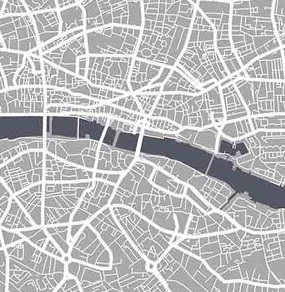
#> input picture new london final.jpg, 285 x 292 px, found by its file name
$ python 'Prediction VALT.py'
#> lines starting #> are read from the running program, lines starting #| are printed output that depends on the picture; after the words box and inside, x2 and y2 are one past the last pixel; in counts of white or black regions, pixels touching at a corner belong together
### Config.py
from PIL import Image
global Water_prob
global Wood_House_Prob
global Road_Prob

global Water_RGB
global Road_RGB
global House_RGB

global FirePlace_Map

Fighter= [(127,140,10),(130,165,10),(104,145,10), (108,160,10)]
row = 300
col = 300

Water_RGB = [0,100]
House_RGB = [100,210]

Water_prob = 0
Wood_House_Prob = 0.9
Road_Prob = 1

FirePlace_Map = Image.open('/Users/weiliang/ST/new london final.jpg')
#> FirePlace_Map is the input picture: PIL image 285x292 RGB; mean R, G, B 187.8, 187.8, 188.8
wind_condition = ['w','n','e','s']
w='n'

### Prediction VALT.py
import matplotlib.pyplot as plt
import numpy as np
from utils import decorate, savefig
import seaborn as sns
from matplotlib.colors import LinearSegmentedColormap
from Config import *

from scipy.signal import correlate2d
#use Cell2D class from Cell2D.py and also draw_array function
from Cell2D import Cell2D, draw_array

from time import sleep
from IPython.display import clear_output

from utils import underride

import numpy as np
import matplotlib.pyplot as plt

import matplotlib as mpl

from PIL import Image
import numpy as np


im = FirePlace_Map
img_gray = im.convert('L')
pix_val = img_gray.load()
print(np.shape(img_gray))
#| (292, 285)
row = np.shape(img_gray)[0]
#> row = 292
col = np.shape(img_gray)[1]
#> col = 285
mat_im = np.zeros([col,row])
prob_im = np.zeros([col,row])

for i in range(col):
    for j in range(row):
        mat_im[i,j] = pix_val[i,j]
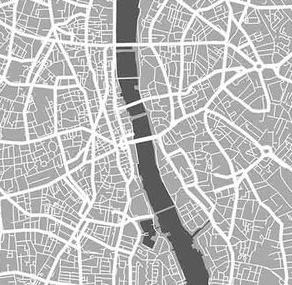
#> mat_im: shape (285, 292) float64; min 49, max 255, mean 187.9
print(row,col)
#| 292 285
for i in range(col):
    for j in range(row):
        if mat_im[i,j] <= Water_RGB[1] and mat_im[i,j] >= Water_RGB[0]:
            prob_im[i,j] = Water_prob # waterbodies
        elif mat_im[i,j] <= House_RGB[1] and mat_im[i,j] >= House_RGB[0]:
            prob_im[i,j] = Wood_House_Prob # wood and houses
        else:
            prob_im[i,j] = Road_Prob # roads
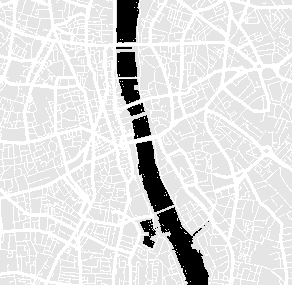
#> prob_im: shape (285, 292) float64; min 0, max 1, mean 0.876

palette = sns.color_palette('muted')
colors = 'green', 'red', palette[7],'grey'
cmap = LinearSegmentedColormap.from_list('cmap', colors)

def locs_where(condition):
    """Find cells where a logical array is True.

    condition: logical array

    returns: list of location tuples that are nonzero and fulfil the condition
    """
    return list(zip(*np.nonzero(condition)))


global n
global m
global t

class FirePlace(Cell2D):

    def __init__(self,n,m,w,arriveT):
        self.place = np.zeros([n,m])
        self.prob_place = prob_im
        self.countor = np.zeros([n,m])
        self.wind=w
        self.arriveT=arriveT
        self.t=0
        self.Fighter_Loc = []
    def Inital_Fire(self,i,j):
        self.place[i][j]=1


    # [23 lines left out: function MieHuoArea, not called in this run]

        #return lb,le,wb,we

    # def firefighterLoc(self,i,j,R):
    #     lb,le,wb,we=self.Boundary(i,j,R)


    def step(self):
        a = self.place
        Burning = (a==1)
        Burning_loc = locs_where(Burning)
        F=Burning_loc

        #we now start to considering the wind condition.(points will start burning in next time step)
        for i in range(len(F)):

            p = self.prob_place[F[i]]

            wind_prob=[np.random.choice(a=[True, False], p=[p,1-p]),#Possibilities of a certain block to start burning
                           np.random.choice(a=[True, False], p=[p*1,1-p*1]),
                           np.random.choice(a=[True, False], p=[0.8,1-0.8]),
                           np.random.choice(a=[True, False], p=[0.12,1-0.12]),
                           np.random.choice(a=[True, False], p=[0.12,1-0.12]),
                           np.random.choice(a=[True, False], p=[0.3,1-0.3]),
                           False,False,False,
                           np.random.choice(a=[True, False], p=[0.12,1-0.12]),
                           np.random.choice(a=[True, False], p=[0.12,1-0.12]),
                           np.random.choice(a=[True, False], p=[0.8,1-0.8]),
                           np.random.choice(a=[True, False], p=[0.8,1-0.8])]

            #state is the current burning point, others are the neighbour of it,i.e rstate will represent the block on the right side
            if self.wind == 'e': # e represents east wind
                    state,rstate,rrstate,rtstate,rbstate,lstate,llstate,ttstate,bbstate,ltstate,lbstate,tstate,bstate = np.array(wind_prob)
            if self.wind == 'w':
                    state,lstate,llstate,ltstate,lbstate,rstate,rrstate,ttstate,bbstate,rtstate,rbstate,tstate,bstate = np.array(wind_prob)
            if self.wind== 's':
                    state,bstate,bbstate,lbstate,rbstate,tstate,ttstate,llstate,rrstate,rtstate,ltstate,rstate,lstate = np.array(wind_prob)
            if self.wind== 'n':
                    state,tstate,ttstate,ltstate,rtstate,bstate,bbstate,llstate,rrstate,rbstate,lbstate,rstate,lstate = np.array(wind_prob)

            if state == True:

                self.place[F[i]] = 1

                #We determine the right handside block
                #First we determine whether the wind will influence this block or not. And we make sure this block will inside the boundary of our map
                if  rstate == True and F[i][1]+1 > 0 and F[i][1]+1 < m-1 :

                    #then we consider this block's flammability, whether the fire will let it burn or not
                    pr = self.prob_place[F[i][0],F[i][1]+1]

                    # After we satisfy every condition, this block will start to burn at the next time step
                    if self.place[F[i][0],F[i][1]+1]!=2 and np.random.choice(a=[True,False],p=[pr,1-pr])==True:
                                self.place[F[i][0],F[i][1]+1]=1
                    #We determine the block at right handside of last block
                    if rrstate == True and F[i][1]+1 > 0 and F[i][1]+2 < m-1 :
                        prr = self.prob_place[F[i][0],F[i][1]+2]
                        if self.place[F[i][0],F[i][1]+2]!=2 and np.random.choice(a=[True,False],p=[prr,1-prr])==True:
                                self.place[F[i][0],F[i][1]+2]=1

                #We follow the same step as above
                if rtstate == True and F[i][0]-1 <n-1 and F[i][1]+1 < m-1 and F[i][1]+1 > 0 and F[i][0]-1>0:
                    prt=self.prob_place[F[i][0]-1,F[i][1]+1]
                    if self.place[F[i][0]-1,F[i][1]+1]!=2  and np.random.choice(a=[True,False],p=[prt,1-prt])==True:
                        self.place[F[i][0]-1,F[i][1]+1]=1

                if rbstate == True and F[i][0]+1 <n-1 and F[i][1]+1 < m-1 and F[i][1]+1 > 0:
                    prb=self.prob_place[F[i][0]+1,F[i][1]+1]
                    if self.place[F[i][0]+1,F[i][1]+1]!=2 and np.random.choice(a=[True,False],p=[prb,1-prb])==True:
                        self.place[F[i][0]+1,F[i][1]+1]=1

                if  lstate == True  and F[i][1]-1 > 0:
                    pl=self.prob_place[F[i][0],F[i][1]-1]
                    if self.place[F[i][0],F[i][1]-1]!=2 and np.random.choice(a=[True,False],p=[pl,1-pl])==True :
                        self.place[F[i][0],F[i][1]-1]=1


                        if llstate == True and F[i][1]-2 > 0:
                            pll=self.prob_place[F[i][0],F[i][1]-2]

                            if self.place[F[i][0],F[i][1]-2]!=2 and np.random.choice(a=[True,False],p=[pll,1-pll])==True:
                                self.place[F[i][0],F[i][1]-2]=1
                                test = F[i][0]

                if ltstate == True and F[i][0]-1>0 and F[i][1]-1> 0:
                    plT=self.prob_place[F[i][0]-1,F[i][1]-1]
                    if self.place[F[i][0]-1,F[i][1]-1]!=2 and np.random.choice(a=[True,False],p=[plT,1-plT])==True:
                        self.place[F[i][0]-1,F[i][1]-1]=1


                if  lbstate == True and F[i][0]+1 <n-1 and F[i][1]-1< m and F[i][1]-1 >0:
                    plb=self.prob_place[F[i][0]+1,F[i][1]-1]
                    if self.place[F[i][0]+1,F[i][1]-1]!=2 and np.random.choice(a=[True,False],p=[plb,1-plb])==True:
                        self.place[F[i][0]+1,F[i][1]-1]=1


                if tstate == True and F[i][0]-1 <n-1 and F[i][0]-1> 0:
                    pt=self.prob_place[F[i][0]-1,F[i][1]]
                    if self.place[F[i][0]-1,F[i][1]]!=2 and np.random.choice(a=[True,False],p=[pt,1-pt])==True:
                        self.place[F[i][0]-1,F[i][1]]=1

                        if ttstate== True and F[i][0]-2 <n-1 and F[i][0]-2> 0:
                            ptt=self.prob_place[F[i][0]-2,F[i][1]]
                            if self.place[F[i][0]-2,F[i][1]]!=2 and np.random.choice(a=[True,False],p=[ptt,1-ptt])==True:
                                self.place[F[i][0]-2,F[i][1]]=1

                if bstate == True and F[i][0]+1 >0 and F[i][0]+1 < n-1:
                    pb=self.prob_place[F[i][0]+1,F[i][1]]
                    if self.place[F[i][0]+1,F[i][1]]!=2 and np.random.choice(a=[True,False],p=[pb,1-pb])==True:
                        self.place[F[i][0]+1,F[i][1]]=1


                        if  bbstate== True and F[i][0]+2 >0 and F[i][0]+2 < n-1:
                            pbb=self.place[F[i][0]+2,F[i][1]]
                            if self.place[F[i][0]+2,F[i][1]]!=2 and np.random.choice(a=[True,False],p=[pbb,1-pbb])==True:
                                self.place[F[i][0]+2,F[i][1]]=1

        for i in range(len(F)):#We consider the Burning duration here

            if self.countor[F[i]]==0:
                self.place[F[i]] = 2#set the state of current burning points into burnt

            if self.countor[F[i]]!= 0:
                self.countor[F[i]]-=1
                self.place[F[i]] = 1
        self.t=self.t+1
        if self.t==self.arriveT:
            for i in range(len(self.Fighter_Loc)):
                self.MieHuoArea(self.Fighter_Loc[i][0],self.Fighter_Loc[i][1],self.Fighter_Loc[i][2])


    def Set_prob(self,row,col,Prob):
            self.prob_place[row][col] = Prob


    def draw(self):
        """Draws the cells."""
        return draw_array(self)
    # [15 lines left out: function draw_array, not called in this run]

    def Print(self):
        print(self.prob_place)


def Res(FP):
    # n = int(input("Number of Iterations: "))
    n= 100
    for i in range(n):

        FP.step()

    # FP.draw_array()


n=col
#> n = 285
m=row
#> m = 292
w='n'
FirePlace1 = FirePlace(n,m,w,34)
for i in range(151,155):
    for j in range(123,129):
        FirePlace1.Inital_Fire(i,j)

Res(FirePlace1)
a = FirePlace1.place
Burning = (a==2)
Burning_loc = locs_where(Burning)
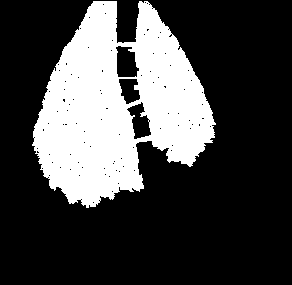
#> Burning: shape (285, 292) bool; 27.1% white; 1 white region, box (x1, y1, x2, y2) and area: (32, 1, 216, 208) 22548
print(FirePlace1.place[153,125]==2.0)
#| True
print(FirePlace1.place[200,200]==2.0)
#| False
print(FirePlace1.place[200,200]==2.0)
#| False
print(len(Burning_loc))
#| 22548
